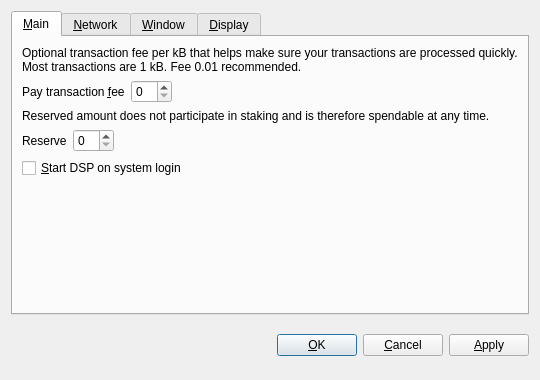
<?xml version="1.0" encoding="UTF-8"?>
<ui version="4.0">
 <class>OptionsDialog</class>
 <widget class="QDialog" name="OptionsDialog">
  <property name="geometry">
   <rect>
    <x>0</x>
    <y>0</y>
    <width>540</width>
    <height>380</height>
   </rect>
  </property>
  <property name="windowTitle">
   <string>Options</string>
  </property>
  <property name="styleSheet">
   <string notr="true">background-image: url(:/images/2s);</string>
  </property>
  <property name="modal">
   <bool>true</bool>
  </property>
  <layout class="QVBoxLayout" name="verticalLayout">
   <item>
    <widget class="QTabWidget" name="tabWidget">
     <property name="tabPosition">
      <enum>QTabWidget::North</enum>
     </property>
     <property name="currentIndex">
      <number>0</number>
     </property>
     <widget class="QWidget" name="tabMain">
      <attribute name="title">
       <string>&amp;Main</string>
      </attribute>
      <layout class="QVBoxLayout" name="verticalLayout_Main">
       <item>
        <widget class="QLabel" name="transactionFeeInfoLabel">
         <property name="text">
          <string>Optional transaction fee per kB that helps make sure your transactions are processed quickly. Most transactions are 1 kB. Fee 0.01 recommended.</string>
         </property>
         <property name="textFormat">
          <enum>Qt::PlainText</enum>
         </property>
         <property name="wordWrap">
          <bool>true</bool>
         </property>
        </widget>
       </item>
       <item>
        <layout class="QHBoxLayout" name="horizontalLayoutFee">
         <item>
          <widget class="QLabel" name="transactionFeeLabel">
           <property name="text">
            <string>Pay transaction &amp;fee</string>
           </property>
           <property name="textFormat">
            <enum>Qt::PlainText</enum>
           </property>
           <property name="buddy">
            <cstring>transactionFee</cstring>
           </property>
          </widget>
         </item>
         <item>
          <widget class="BitcoinAmountField" name="transactionFee"/>
         </item>
         <item>
          <spacer name="horizontalSpacerFee">
           <property name="orientation">
            <enum>Qt::Horizontal</enum>
           </property>
           <property name="sizeHint" stdset="0">
            <size>
             <width>40</width>
             <height>20</height>
            </size>
           </property>
          </spacer>
         </item>
        </layout>
       </item>
       <item>
        <widget class="QLabel" name="reserveBalanceInfoLabel">
         <property name="text">
          <string>Reserved amount does not participate in staking and is therefore spendable at any time.</string>
         </property>
         <property name="textFormat">
          <enum>Qt::PlainText</enum>
         </property>
         <property name="wordWrap">
          <bool>true</bool>
         </property>
        </widget>
       </item>
       <item>
        <layout class="QHBoxLayout" name="horizontalLayoutReserveBalance">
         <item>
          <widget class="QLabel" name="reserveBalanceLabel">
           <property name="text">
            <string>Reserve</string>
           </property>
           <property name="textFormat">
            <enum>Qt::PlainText</enum>
           </property>
           <property name="buddy">
            <cstring>reserveBalance</cstring>
           </property>
          </widget>
         </item>
         <item>
          <widget class="BitcoinAmountField" name="reserveBalance"/>
         </item>
         <item>
          <spacer name="horizontalSpacerReserveBalance">
           <property name="orientation">
            <enum>Qt::Horizontal</enum>
           </property>
           <property name="sizeHint" stdset="0">
            <size>
             <width>40</width>
             <height>20</height>
            </size>
           </property>
          </spacer>
         </item>
        </layout>
       </item>
       <item>
        <widget class="QCheckBox" name="bitcoinAtStartup">
         <property name="toolTip">
          <string>Automatically start DSP after logging in to the system.</string>
         </property>
         <property name="text">
          <string>&amp;Start DSP on system login</string>
         </property>
        </widget>
       </item>
       <item>
        <spacer name="verticalSpacer_Main">
         <property name="orientation">
          <enum>Qt::Vertical</enum>
         </property>
         <property name="sizeHint" stdset="0">
          <size>
           <width>20</width>
           <height>40</height>
          </size>
         </property>
        </spacer>
       </item>
      </layout>
     </widget>
     <widget class="QWidget" name="tabNetwork">
      <attribute name="title">
       <string>&amp;Network</string>
      </attribute>
      <layout class="QVBoxLayout" name="verticalLayout_Network">
       <item>
        <widget class="QCheckBox" name="mapPortUpnp">
         <property name="toolTip">
          <string>Automatically open the DSP client port on the router. This only works when your router supports UPnP and it is enabled.</string>
         </property>
         <property name="text">
          <string>Map port using &amp;UPnP</string>
         </property>
        </widget>
       </item>
       <item>
        <widget class="QCheckBox" name="connectSocks">
         <property name="toolTip">
          <string>Connect to the DSP network through a SOCKS proxy (e.g. when connecting through Tor).</string>
         </property>
         <property name="text">
          <string>&amp;Connect through SOCKS proxy:</string>
         </property>
        </widget>
       </item>
       <item>
        <layout class="QHBoxLayout" name="horizontalLayout_Network">
         <item>
          <widget class="QLabel" name="proxyIpLabel">
           <property name="text">
            <string>Proxy &amp;IP:</string>
           </property>
           <property name="textFormat">
            <enum>Qt::PlainText</enum>
           </property>
           <property name="buddy">
            <cstring>proxyIp</cstring>
           </property>
          </widget>
         </item>
         <item>
          <widget class="QValidatedLineEdit" name="proxyIp">
           <property name="maximumSize">
            <size>
             <width>140</width>
             <height>16777215</height>
            </size>
           </property>
           <property name="toolTip">
            <string>IP address of the proxy (e.g. 127.0.0.1)</string>
           </property>
          </widget>
         </item>
         <item>
          <widget class="QLabel" name="proxyPortLabel">
           <property name="text">
            <string>&amp;Port:</string>
           </property>
           <property name="textFormat">
            <enum>Qt::PlainText</enum>
           </property>
           <property name="buddy">
            <cstring>proxyPort</cstring>
           </property>
          </widget>
         </item>
         <item>
          <widget class="QLineEdit" name="proxyPort">
           <property name="maximumSize">
            <size>
             <width>55</width>
             <height>16777215</height>
            </size>
           </property>
           <property name="toolTip">
            <string>Port of the proxy (e.g. 9050)</string>
           </property>
          </widget>
         </item>
         <item>
          <widget class="QLabel" name="socksVersionLabel">
           <property name="text">
            <string>SOCKS &amp;Version:</string>
           </property>
           <property name="textFormat">
            <enum>Qt::PlainText</enum>
           </property>
           <property name="buddy">
            <cstring>socksVersion</cstring>
           </property>
          </widget>
         </item>
         <item>
          <widget class="QValueComboBox" name="socksVersion">
           <property name="toolTip">
            <string>SOCKS version of the proxy (e.g. 5)</string>
           </property>
          </widget>
         </item>
         <item>
          <spacer name="horizontalSpacer_Network">
           <property name="orientation">
            <enum>Qt::Horizontal</enum>
           </property>
           <property name="sizeHint" stdset="0">
            <size>
             <width>40</width>
             <height>20</height>
            </size>
           </property>
          </spacer>
         </item>
        </layout>
       </item>
       <item>
        <spacer name="verticalSpacer_Network">
         <property name="orientation">
          <enum>Qt::Vertical</enum>
         </property>
         <property name="sizeHint" stdset="0">
          <size>
           <width>20</width>
           <height>40</height>
          </size>
         </property>
        </spacer>
       </item>
      </layout>
     </widget>
     <widget class="QWidget" name="tabWindow">
      <attribute name="title">
       <string>&amp;Window</string>
      </attribute>
      <layout class="QVBoxLayout" name="verticalLayout_Window">
       <item>
        <widget class="QCheckBox" name="minimizeToTray">
         <property name="toolTip">
          <string>Show only a tray icon after minimizing the window.</string>
         </property>
         <property name="text">
          <string>&amp;Minimize to the tray instead of the taskbar</string>
         </property>
        </widget>
       </item>
       <item>
        <widget class="QCheckBox" name="minimizeOnClose">
         <property name="toolTip">
          <string>Minimize instead of exit the application when the window is closed. When this option is enabled, the application will be closed only after selecting Quit in the menu.</string>
         </property>
         <property name="text">
          <string>M&amp;inimize on close</string>
         </property>
        </widget>
       </item>
       <item>
        <spacer name="verticalSpacer_Window">
         <property name="orientation">
          <enum>Qt::Vertical</enum>
         </property>
         <property name="sizeHint" stdset="0">
          <size>
           <width>20</width>
           <height>40</height>
          </size>
         </property>
        </spacer>
       </item>
      </layout>
     </widget>
     <widget class="QWidget" name="tabDisplay">
      <attribute name="title">
       <string>&amp;Display</string>
      </attribute>
      <layout class="QVBoxLayout" name="verticalLayout_Display">
       <item>
        <layout class="QHBoxLayout" name="horizontalLayout_1_Display">
         <item>
          <widget class="QLabel" name="langLabel">
           <property name="text">
            <string>User Interface &amp;language:</string>
           </property>
           <property name="textFormat">
            <enum>Qt::PlainText</enum>
           </property>
           <property name="buddy">
            <cstring>lang</cstring>
           </property>
          </widget>
         </item>
         <item>
          <widget class="QValueComboBox" name="lang">
           <property name="toolTip">
            <string>The user interface language can be set here. This setting will take effect after restarting DSP.</string>
           </property>
          </widget>
         </item>
        </layout>
       </item>
       <item>
        <layout class="QHBoxLayout" name="horizontalLayout_2_Display">
         <item>
          <widget class="QLabel" name="unitLabel">
           <property name="text">
            <string>&amp;Unit to show amounts in:</string>
           </property>
           <property name="textFormat">
            <enum>Qt::PlainText</enum>
           </property>
           <property name="buddy">
            <cstring>unit</cstring>
           </property>
          </widget>
         </item>
         <item>
          <widget class="QValueComboBox" name="unit">
           <property name="toolTip">
            <string>Choose the default subdivision unit to show in the interface and when sending coins.</string>
           </property>
          </widget>
         </item>
        </layout>
       </item>
       <item>
        <widget class="QCheckBox" name="displayAddresses">
         <property name="toolTip">
          <string>Whether to show DSP addresses in the transaction list or not.</string>
         </property>
         <property name="text">
          <string>&amp;Display addresses in transaction list</string>
         </property>
        </widget>
       </item>
       <item>
        <widget class="QCheckBox" name="coinControlFeatures">
         <property name="toolTip">
          <string>Whether to show coin control features or not.</string>
         </property>
         <property name="text">
          <string>Display coin &amp;control features (experts only!)</string>
         </property>
        </widget>
       </item>
       <item>
        <spacer name="verticalSpacer_Display">
         <property name="orientation">
          <enum>Qt::Vertical</enum>
         </property>
         <property name="sizeHint" stdset="0">
          <size>
           <width>20</width>
           <height>40</height>
          </size>
         </property>
        </spacer>
       </item>
      </layout>
     </widget>
    </widget>
   </item>
   <item>
    <layout class="QHBoxLayout" name="horizontalLayout_Buttons">
     <item>
      <spacer name="horizontalSpacer_1">
       <property name="orientation">
        <enum>Qt::Horizontal</enum>
       </property>
       <property name="sizeHint" stdset="0">
        <size>
         <width>40</width>
         <height>48</height>
        </size>
       </property>
      </spacer>
     </item>
     <item>
      <widget class="QLabel" name="statusLabel">
       <property name="font">
        <font>
         <weight>75</weight>
         <bold>true</bold>
        </font>
       </property>
       <property name="text">
        <string/>
       </property>
       <property name="textFormat">
        <enum>Qt::PlainText</enum>
       </property>
       <property name="wordWrap">
        <bool>true</bool>
       </property>
      </widget>
     </item>
     <item>
      <spacer name="horizontalSpacer_2">
       <property name="orientation">
        <enum>Qt::Horizontal</enum>
       </property>
       <property name="sizeHint" stdset="0">
        <size>
         <width>40</width>
         <height>48</height>
        </size>
       </property>
      </spacer>
     </item>
     <item>
      <widget class="QPushButton" name="okButton">
       <property name="text">
        <string>&amp;OK</string>
       </property>
      </widget>
     </item>
     <item>
      <widget class="QPushButton" name="cancelButton">
       <property name="text">
        <string>&amp;Cancel</string>
       </property>
       <property name="autoDefault">
        <bool>false</bool>
       </property>
      </widget>
     </item>
     <item>
      <widget class="QPushButton" name="applyButton">
       <property name="text">
        <string>&amp;Apply</string>
       </property>
       <property name="autoDefault">
        <bool>false</bool>
       </property>
      </widget>
     </item>
    </layout>
   </item>
  </layout>
 </widget>
 <customwidgets>
  <customwidget>
   <class>BitcoinAmountField</class>
   <extends>QSpinBox</extends>
   <header>bitcoinamountfield.h</header>
   <container>1</container>
  </customwidget>
  <customwidget>
   <class>QValueComboBox</class>
   <extends>QComboBox</extends>
   <header>qvaluecombobox.h</header>
  </customwidget>
  <customwidget>
   <class>QValidatedLineEdit</class>
   <extends>QLineEdit</extends>
   <header>qvalidatedlineedit.h</header>
  </customwidget>
 </customwidgets>
 <resources/>
 <connections/>
</ui>
